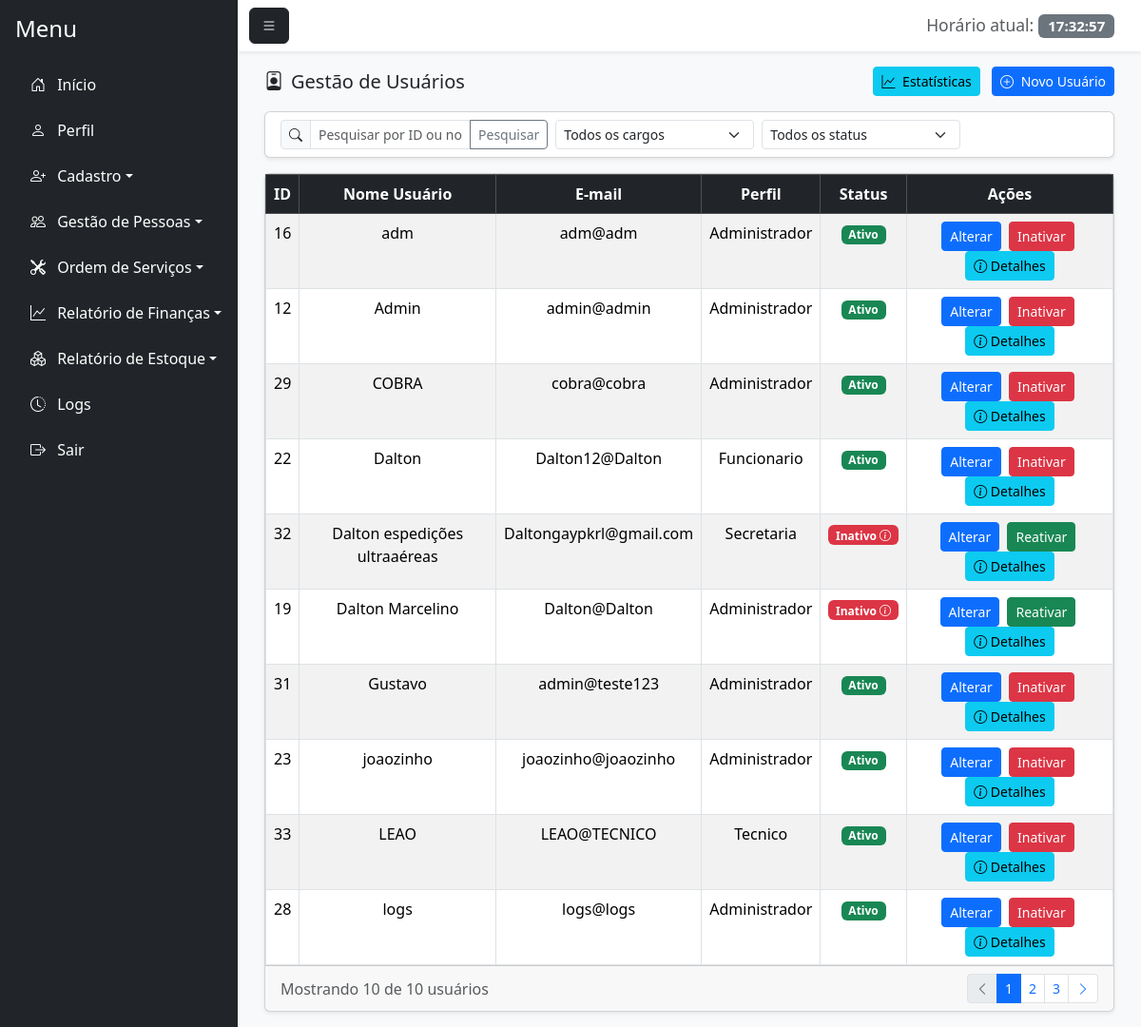
/gestao_usuario.php (signed in), run on an earlier commit of the app's database.
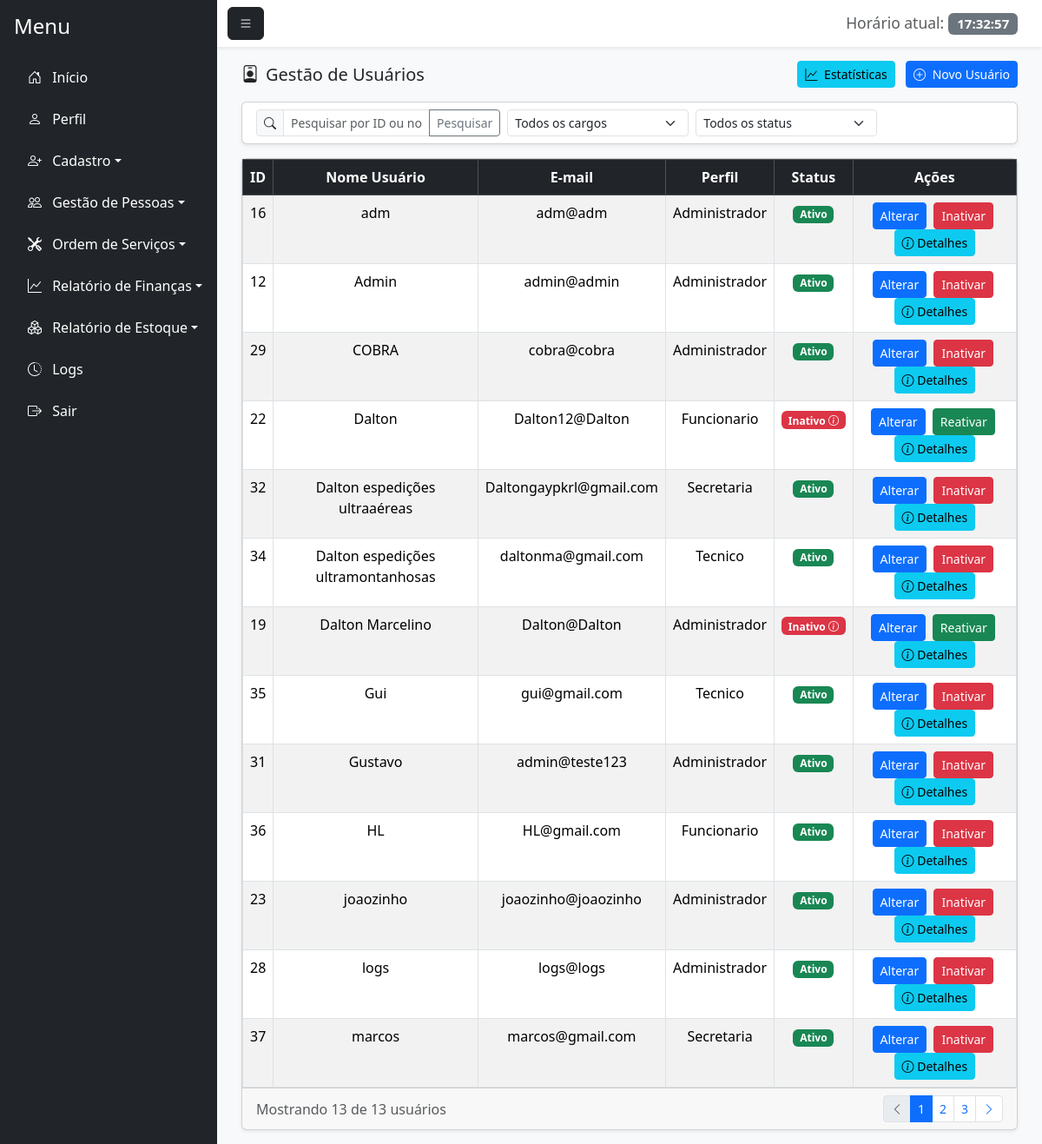
And on a later commit of the database.
### tables this page shows
CREATE TABLE `usuario` (
  `id_usuario` int(11) NOT NULL,
  `nome_usuario` varchar(100) NOT NULL,
  `senha` varchar(255) NOT NULL,
  `email` varchar(100) NOT NULL,
  `senha_temporaria` tinyint(1) DEFAULT 0,
  `id_perfil` int(11) NOT NULL,
  `status` enum('Ativo','Inativo') DEFAULT 'Ativo',
  `id_motivo_inatividade` int(11) DEFAULT NULL,
  `data_inatividade` date DEFAULT NULL,
  `observacao_inatividade` text DEFAULT NULL
);

CREATE TABLE `perfil` (
  `id_perfil` int(11) NOT NULL,
  `nome_perfil` varchar(100) NOT NULL
);

### gestao_usuario.php (the view, shortened to what this page needs)
<?php
    require_once 'conexao.php';
    require_once 'php/permissoes.php';
    $sql = "SELECT u.*, p.nome_perfil, m.descricao as motivo_inatividade
            FROM usuario u
            LEFT JOIN perfil p ON u.id_perfil = p.id_perfil
            LEFT JOIN motivo_inatividade m ON u.id_motivo_inatividade = m.id_motivo";
    $sql .= " ORDER BY u.nome_usuario ASC";
    $stmt = $pdo->prepare($sql);
    $stmt->execute();
    $usuarios = $stmt->fetchAll(PDO::FETCH_ASSOC);
$stmt->execute();
$usuarios = $stmt->fetchALL(PDO::FETCH_ASSOC);
?>
<!DOCTYPE html>
<html lang="pt-BR">
<head>
    <link href="https://cdn.jsdelivr.net/npm/bootstrap@5.3.7/dist/css/bootstrap.min.css" rel="stylesheet">
    <link rel="stylesheet" href="https://cdn.jsdelivr.net/npm/bootstrap-icons@1.11.1/font/bootstrap-icons.css">
    <link href="https://cdn.jsdelivr.net/npm/bootstrap-icons@1.11.1/font/bootstrap-icons.css" rel="stylesheet">
    <link rel="stylesheet" href="css/login.css">
</head>
<body class="bg-light">
    <div class="d-flex vh-100 bg-light">
        <div class="flex-grow-1 d-flex flex-column">
            <nav class="navbar navbar-light bg-white shadow-sm">
                <div class="container-fluid">
                    <button class="btn btn-dark" id="menu-toggle"><i class="bi bi-list"></i></button>
                    <span class="navbar-brand mb-0 h1">
                        <small class="text-muted">Horário atual:</small>
                        <span id="liveClock" class="badge bg-secondary"></span>
                    </span>
                </div>
            </nav>
            <div class="flex-grow-1 p-3" style="overflow-y: auto;">
                <div class="container-fluid">
                    <div class="d-flex justify-content-between align-items-center mb-3">
                <h5 class="mb-0"><i class="bi bi-person-badge me-2"></i>Gestão de Usuários</h5>
                <div>
                    <button class="btn btn-info btn-sm me-2" data-bs-toggle="modal" data-bs-target="#modalEstatisticas">
                        <i class="bi bi-graph-up me-1"></i> Estatísticas
                    </button>
                    <a href="cadastro_usuario.php" class="btn btn-primary btn-sm">
                        <i class="bi bi-plus-circle me-1"></i> Novo Usuário
                    </a>
                </div>
            </div>
                    <div class="card shadow-sm mb-3">
                        <div class="card-body py-2">
                            <form method="GET" action="gestao_usuario.php" id="filterForm">
                                <div class="row g-2">
                                    <div class="col-md-4">
                                        <div class="input-group input-group-sm">
                                            <span class="input-group-text"><i class="bi bi-search"></i></span>
                                            <input type="text" id="busca" name="busca" class="form-control"
                                                placeholder="Pesquisar por ID ou nome..."
                                                value="<?= isset($_GET['busca']) ? htmlspecialchars($_GET['busca']) : '' ?>">
                                            <button class="btn btn-outline-secondary" type="submit">Pesquisar</button>
                                        </div>
                                    </div>
                                    <div class="col-md-3">
                                        <select name="id_perfil" id="id_perfil" class="form-select form-select-sm">
                                            <option value="">Todos os cargos</option>
                                        </select>
                                    </div>
                                    <div class="col-md-3">
                                        <select name="status" id="status" class="form-select form-select-sm">
                                            <option value="">Todos os status</option>
                                        </select>
                                    </div>
                                    <div class="col-md-2">
                                    </div>
                                </div>
                            </form>
                        </div>
                    </div>
                    <div class="card shadow-sm">
                        <div class="card-body p-0">
                            <div class="table-responsive">
                                <?php if(!empty($usuarios)): ?>
                                    <table class="table table-striped table-hover table-bordered mb-0">
                                        <thead class="table-dark">
                                            <tr>
                                                <th><center>ID</center></th>
                                                <th><center>Nome Usuário</center></th>
                                                <th><center>E-mail</center></th>
                                                <th><center>Perfil</center></th>
                                                <th><center>Status</center></th>
                                                <th class="text-center">Ações</th>
                                            </tr>
                                        </thead>
                                        <tbody>
                                            <?php foreach($usuarios as $usuario): ?>
                                                <tr>
                                                    <td><center><?=htmlspecialchars($usuario['id_usuario'])?></center></td>
                                                    <td><center><?=htmlspecialchars($usuario['nome_usuario'])?></center></td>
                                                    <td><center><?=htmlspecialchars($usuario['email'])?></center></td>
                                                    <td><center><?=htmlspecialchars($usuario['nome_perfil'])?></center></td>
                                                    <td>
                                                        <center>
                                                            <?php if($usuario['status'] == 'Ativo'): ?>
                                                                <span class="badge bg-success">Ativo</span>
                                                            <?php else: ?>
                                                                <span class="badge bg-danger badge-details" onclick="mostrarDetalhesUsuario(<?=htmlspecialchars($usuario['id_usuario'])?>)">
                                                                    Inativo <i class="bi bi-info-circle"></i>
                                                                </span>
                                                            <?php endif; ?>
                                                        </center>
                                                    </td>
                                                    <td class="text-center">
                                                        <a href="#" class="btn btn-sm btn-primary me-1" onclick="carregarDadosUsuario(<?=htmlspecialchars($usuario['id_usuario'])?>)">Alterar</a>
                                                        <?php if($usuario['status'] == 'Ativo'): ?>
                                                            <a href="inativar_usuario.php?id=<?=htmlspecialchars($usuario['id_usuario'])?>" class="btn btn-sm btn-danger me-1">Inativar</a>
                                                        <?php else: ?>
                                                            <a href="gestao_usuario.php?id=<?=htmlspecialchars($usuario['id_usuario'])?>&acao=reativar" class="btn btn-sm btn-success me-1" onclick="return confirm('Tem certeza que deseja reativar este usuário?')">Reativar</a>
                                                        <?php endif; ?>
                                                        <button class="btn btn-sm btn-info" onclick="mostrarDetalhesUsuario(<?=htmlspecialchars($usuario['id_usuario'])?>)">
                                                            <i class="bi bi-info-circle"></i> Detalhes
                                                        </button>
                                                    </td>
                                                </tr>
                                            <?php endforeach;?>
                                        </tbody>
                                    </table>
                                <?php else: ?><br>
                                    <center><p>Nenhum usuário encontrado.</p></center>
                                <?php endif; ?>
                        </div>
                        <div class="card-footer py-2">
                            <div class="d-flex justify-content-between align-items-center">
                                <div>
                                    <span class="text-muted">Mostrando <?= count($usuarios) ?> de <?= count($usuarios) ?> usuários</span>
                                </div>
                                <nav>
                                    <ul class="pagination pagination-sm mb-0">
                                        <li class="page-item disabled">
                                            <a class="page-link" href="#"><i class="bi bi-chevron-left"></i></a>
                                        </li>
                                        <li class="page-item active">
                                            <a class="page-link" href="#">1</a>
                                        </li>
                                        <li class="page-item">
                                            <a class="page-link" href="#">2</a>
                                        </li>
                                        <li class="page-item">
                                            <a class="page-link" href="#">3</a>
                                        </li>
                                        <li class="page-item">
                                            <a class="page-link" href="#"><i class="bi bi-chevron-right"></i></a>
                                        </li>
                                    </ul>
                                </nav>
                            </div>
                        </div>
                    </div>
                </div>
            </div>
</body>
</html>

### php/permissoes.php (shortened to what this page needs)
<?php
$permissoes = [
    1 => [
        "Início" => ["principal.php"],
        "Perfil" => ["perfil.php"],
        "Cadastro" => [
            "cadastro_usuario.php", "cadastro_cliente.php", "cadastro_funcionario.php",
            "cadastro_fornecedor.php", "cadastro_pecas.php"
        ],
        "Gestão de Pessoas" => [
            "gestao_usuario.php", "gestao_cliente.php", "gestao_funcionario.php",
            "gestao_fornecedor.php"
        ],
        "Ordem de Serviços" => ["nova_ordem.php", "consultar_ordem.php", "pagamento.php"],
        "Relatório de Finanças" => ["relatorio_despesas.php", "relatorio_lucro.php"],
        "Relatório de Estoque" => [
            "relatorio_saida.php", "relatorio_pecas_estoque.php", "relatorio_uso.php"
        ],
        "Logs" => ["logs.php"],
    ],
    2 => [
        "Início" => ["principal.php"],
        "Perfil" => ["perfil.php"],
        "Cadastro" => [
            "cadastro_cliente.php", "cadastro_funcionario.php",
            "cadastro_fornecedor.php", "cadastro_pecas.php"
        ],
        "Gestão de Pessoas" => ["gestao_cliente.php"],
        "Ordem de Serviços" => ["nova_ordem.php", "consultar_ordem.php", "pagamento.php"],
        "Relatório de Estoque" => [
            "relatorio_saida.php", "relatorio_pecas_estoque.php", "relatorio_uso.php"
        ],
    ],
    3 => [
        "Início" => ["principal.php"],
        "Perfil" => ["perfil.php"],
        "Cadastro" => ["cadastro_cliente.php"],
        "Gestão de Pessoas" => ["gestao_cliente.php"],
        "Ordem de Serviços" => ["nova_ordem.php", "consultar_ordem.php", "pagamento.php"],
    ],
    4 => [
        "Início" => ["principal.php"],
        "Perfil" => ["perfil.php"],
        "Cadastro" => ["cadastro_pecas.php"],
        "Ordem de Serviços" => ["nova_ordem.php", "consultar_ordem.php", "pagamento.php"],
        "Relatório de Estoque" => [
            "relatorio_saida.php", "relatorio_pecas_estoque.php", "relatorio_uso.php"
        ],
    ],
];
$id_perfil = $_SESSION['perfil'];
$opcoes_menu = isset($permissoes[$id_perfil]) ? $permissoes[$id_perfil] : [];
$icones_menu = [
    "Início" => "bi-house-door",
    "Perfil" => "bi-person",
    "Cadastro" => "bi-person-plus",
    "Gestão de Pessoas" => "bi-people",
    "Ordem de Serviços" => "bi-tools",
    "Relatório de Finanças" => "bi-graph-up",
    "Relatório de Estoque" => "bi-boxes",
    "Logs" => "bi-clock-history"
];
function formatarNomeExibicao($nomeArquivo) {
    $nome = basename($nomeArquivo, ".php");
    $prefixos = ['cadastro_', 'gestao_', 'relatorio_'];
    foreach ($prefixos as $prefixo) {
        if (strpos($nome, $prefixo) === 0) {
            $nome = substr($nome, strlen($prefixo));
            break;
        }
    }
    $nome = str_replace("_", " ", $nome);
    $nome = ucwords($nome);
    return $nome;
}
function gerarMenu($opcoes_menu, $icones_menu) {
    $html = '';
    foreach ($opcoes_menu as $categoria => $arquivos) {
        $icone = isset($icones_menu[$categoria]) ? $icones_menu[$categoria] : "bi-circle";
        if (count($arquivos) > 1) {
            $html .= '<li class="nav-item mb-2 dropdown">';
            $html .= '<a class="nav-link text-white dropdown-toggle" href="#" id="' . $categoria . 'Dropdown" role="button" data-bs-toggle="dropdown" aria-expanded="false">';
            $html .= '<i class="bi ' . $icone . ' me-2"></i> ' . $categoria;
            $html .= '</a>';
            $html .= '<ul class="dropdown-menu dropdown-menu-dark" aria-labelledby="' . $categoria . 'Dropdown">';
            foreach ($arquivos as $arquivo) {
                $nomeExibicao = formatarNomeExibicao($arquivo);
                $html .= '<li><a class="dropdown-item" href="' . $arquivo . '">' . $nomeExibicao . '</a></li>';
            }
            $html .= '</ul>';
            $html .= '</li>';
        } else {
            $html .= '<li class="nav-item mb-2">';
            $html .= '<a href="' . $arquivos[0] . '" class="nav-link text-white">';
            $html .= '<i class="bi ' . $icone . ' me-2"></i> ' . $categoria;
            $html .= '</a>';
            $html .= '</li>';
        }
    }
    return $html;
}
$menu_html = '
<nav id="sidebar" class="bg-dark text-white p-3" style="width: 250px;">
    <h4 class="mb-4">Menu</h4>
    <ul class="nav flex-column">
        ' . gerarMenu($opcoes_menu, $icones_menu) . '
        <li class="nav-item">
            <a href="index.php" class="nav-link text-white"><i class="bi bi-box-arrow-right me-2"></i> Sair</a>
        </li>
    </ul>
</nav>
<script>
    document.getElementById("menu-toggle").addEventListener("click", function () {
        document.getElementById("sidebar").classList.toggle("d-none");
    });
    function updateClock() {
        const now = new Date();
        const timeString = now.toLocaleTimeString(\'pt-BR\');
        document.getElementById(\'liveClock\').textContent = timeString;
    }
    setInterval(updateClock, 1000);
    updateClock();
</script>
';
function exibirMenu() {
    global $menu_html;
    echo $menu_html;
}
?>

### css/login.css (style rules this page uses)
* { margin: 0; padding: 0; }
body { overflow-y: hidden; text-decoration: none !important; }

What changed in the data, as far as the page shows it:
removed usuario: id_usuario "33", nome_usuario "LEAO", email "LEAO@TECNICO", id_perfil.nome_perfil "Tecnico", status "Ativo"
changed usuario "Dalton": status "Ativo Inativar" → "Inativo Reativar"
changed usuario "Dalton espedições ultraaéreas": status "Inativo Reativar" → "Ativo Inativar"
added usuario: id_usuario "34", nome_usuario "Dalton espedições ultramontanhosas", email "daltonma@gmail.com", id_perfil.nome_perfil "Tecnico", status "Ativo"
added usuario: id_usuario "35", nome_usuario "Gui", email "gui@gmail.com", id_perfil.nome_perfil "Tecnico", status "Ativo"
added usuario: id_usuario "36", nome_usuario "HL", email "HL@gmail.com", id_perfil.nome_perfil "Funcionario", status "Ativo"
added usuario: id_usuario "37", nome_usuario "marcos", email "marcos@gmail.com", id_perfil.nome_perfil "Secretaria", status "Ativo"
Also different on the page:
count($usuarios): "10" → "13"
